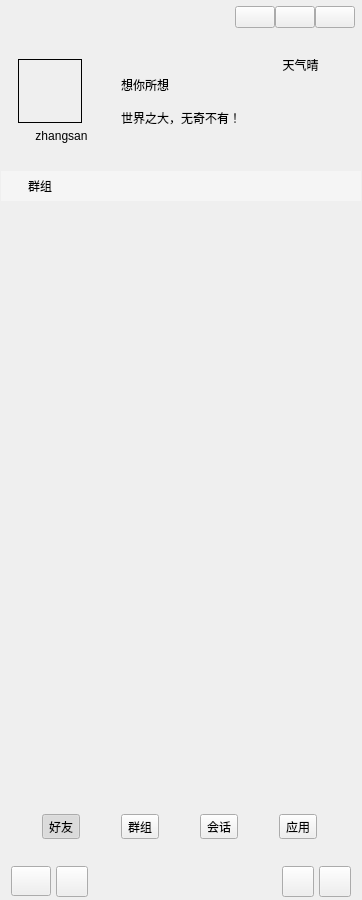
<?xml version="1.0" encoding="UTF-8"?>
<ui version="4.0">
 <class>MainWindow</class>
 <widget class="QWidget" name="MainWindow">
  <property name="geometry">
   <rect>
    <x>0</x>
    <y>0</y>
    <width>362</width>
    <height>900</height>
   </rect>
  </property>
  <property name="maximumSize">
   <size>
    <width>362</width>
    <height>16777215</height>
   </size>
  </property>
  <property name="windowTitle">
   <string>畅想聊天APP</string>
  </property>
  <property name="windowIcon">
   <iconset resource="images.qrc">
    <normaloff>:/resource/background/app.png</normaloff>:/resource/background/app.png</iconset>
  </property>
  <property name="styleSheet">
   <string notr="true"/>
  </property>
  <layout class="QVBoxLayout" name="verticalLayout">
   <property name="spacing">
    <number>0</number>
   </property>
   <property name="leftMargin">
    <number>1</number>
   </property>
   <property name="topMargin">
    <number>1</number>
   </property>
   <property name="rightMargin">
    <number>1</number>
   </property>
   <property name="bottomMargin">
    <number>1</number>
   </property>
   <item>
    <widget class="QWidget" name="widgetUserInfo" native="true">
     <property name="minimumSize">
      <size>
       <width>0</width>
       <height>170</height>
      </size>
     </property>
     <property name="maximumSize">
      <size>
       <width>16777215</width>
       <height>170</height>
      </size>
     </property>
     <layout class="QVBoxLayout" name="verticalLayout_9">
      <property name="spacing">
       <number>0</number>
      </property>
      <property name="leftMargin">
       <number>1</number>
      </property>
      <property name="topMargin">
       <number>1</number>
      </property>
      <property name="rightMargin">
       <number>1</number>
      </property>
      <property name="bottomMargin">
       <number>1</number>
      </property>
      <item>
       <widget class="QWidget" name="widgetWinBar" native="true">
        <property name="minimumSize">
         <size>
          <width>0</width>
          <height>30</height>
         </size>
        </property>
        <property name="maximumSize">
         <size>
          <width>16777215</width>
          <height>30</height>
         </size>
        </property>
        <layout class="QHBoxLayout" name="horizontalLayout_7">
         <property name="spacing">
          <number>0</number>
         </property>
         <property name="leftMargin">
          <number>0</number>
         </property>
         <property name="topMargin">
          <number>0</number>
         </property>
         <property name="rightMargin">
          <number>5</number>
         </property>
         <property name="bottomMargin">
          <number>0</number>
         </property>
         <item>
          <widget class="QLabel" name="label_9">
           <property name="minimumSize">
            <size>
             <width>30</width>
             <height>0</height>
            </size>
           </property>
           <property name="text">
            <string/>
           </property>
           <property name="pixmap">
            <pixmap resource="images.qrc">:/resource/images/robot.png</pixmap>
           </property>
          </widget>
         </item>
         <item>
          <spacer name="horizontalSpacer">
           <property name="orientation">
            <enum>Qt::Horizontal</enum>
           </property>
           <property name="sizeHint" stdset="0">
            <size>
             <width>220</width>
             <height>20</height>
            </size>
           </property>
          </spacer>
         </item>
         <item>
          <widget class="QPushButton" name="btnWinMenu">
           <property name="focusPolicy">
            <enum>Qt::NoFocus</enum>
           </property>
           <property name="text">
            <string/>
           </property>
           <property name="autoRepeatDelay">
            <number>300</number>
           </property>
           <property name="autoRepeatInterval">
            <number>100</number>
           </property>
          </widget>
         </item>
         <item>
          <widget class="QPushButton" name="btnWinMin">
           <property name="focusPolicy">
            <enum>Qt::NoFocus</enum>
           </property>
           <property name="text">
            <string/>
           </property>
           <property name="icon">
            <iconset resource="images.qrc">
             <normaloff>:/resource/common/ic_min.png</normaloff>:/resource/common/ic_min.png</iconset>
           </property>
           <property name="autoRepeatDelay">
            <number>300</number>
           </property>
           <property name="autoRepeatInterval">
            <number>100</number>
           </property>
          </widget>
         </item>
         <item>
          <widget class="QPushButton" name="btnWinClose">
           <property name="focusPolicy">
            <enum>Qt::NoFocus</enum>
           </property>
           <property name="text">
            <string/>
           </property>
           <property name="icon">
            <iconset resource="images.qrc">
             <normaloff>:/resource/common/ic_close_white.png</normaloff>:/resource/common/ic_close_white.png</iconset>
           </property>
           <property name="autoRepeatDelay">
            <number>300</number>
           </property>
           <property name="autoRepeatInterval">
            <number>100</number>
           </property>
          </widget>
         </item>
        </layout>
       </widget>
      </item>
      <item>
       <layout class="QHBoxLayout" name="horizontalLayout_8">
        <property name="spacing">
         <number>5</number>
        </property>
        <property name="leftMargin">
         <number>5</number>
        </property>
        <property name="rightMargin">
         <number>5</number>
        </property>
        <item>
         <widget class="QWidget" name="widget" native="true">
          <layout class="QVBoxLayout" name="verticalLayout_2">
           <item>
            <spacer name="verticalSpacer_4">
             <property name="orientation">
              <enum>Qt::Vertical</enum>
             </property>
             <property name="sizeHint" stdset="0">
              <size>
               <width>20</width>
               <height>40</height>
              </size>
             </property>
            </spacer>
           </item>
           <item>
            <widget class="WidgetHead" name="widgetHead" native="true">
             <property name="minimumSize">
              <size>
               <width>64</width>
               <height>64</height>
              </size>
             </property>
             <property name="maximumSize">
              <size>
               <width>64</width>
               <height>64</height>
              </size>
             </property>
             <property name="styleSheet">
              <string notr="true">border: 1px solid #000000;</string>
             </property>
             <layout class="QHBoxLayout" name="horizontalLayout_9">
              <property name="spacing">
               <number>0</number>
              </property>
              <property name="leftMargin">
               <number>0</number>
              </property>
              <property name="topMargin">
               <number>0</number>
              </property>
              <property name="rightMargin">
               <number>0</number>
              </property>
              <property name="bottomMargin">
               <number>0</number>
              </property>
             </layout>
            </widget>
           </item>
           <item>
            <widget class="QLabel" name="labelUser">
             <property name="text">
              <string>zhangsan</string>
             </property>
             <property name="alignment">
              <set>Qt::AlignCenter</set>
             </property>
            </widget>
           </item>
           <item>
            <spacer name="verticalSpacer_3">
             <property name="orientation">
              <enum>Qt::Vertical</enum>
             </property>
             <property name="sizeHint" stdset="0">
              <size>
               <width>20</width>
               <height>40</height>
              </size>
             </property>
            </spacer>
           </item>
          </layout>
         </widget>
        </item>
        <item>
         <layout class="QVBoxLayout" name="verticalLayout_7">
          <property name="spacing">
           <number>15</number>
          </property>
          <item>
           <spacer name="verticalSpacer_2">
            <property name="orientation">
             <enum>Qt::Vertical</enum>
            </property>
            <property name="sizeHint" stdset="0">
             <size>
              <width>20</width>
              <height>40</height>
             </size>
            </property>
           </spacer>
          </item>
          <item>
           <widget class="QLabel" name="labelUserName">
            <property name="text">
             <string>想你所想</string>
            </property>
           </widget>
          </item>
          <item>
           <widget class="QLabel" name="labelUserMask">
            <property name="text">
             <string>世界之大，无奇不有！</string>
            </property>
           </widget>
          </item>
          <item>
           <spacer name="verticalSpacer">
            <property name="orientation">
             <enum>Qt::Vertical</enum>
            </property>
            <property name="sizeHint" stdset="0">
             <size>
              <width>20</width>
              <height>40</height>
             </size>
            </property>
           </spacer>
          </item>
         </layout>
        </item>
        <item>
         <layout class="QVBoxLayout" name="verticalLayout_8">
          <item>
           <widget class="QLabel" name="label_10">
            <property name="text">
             <string>天气晴</string>
            </property>
            <property name="alignment">
             <set>Qt::AlignCenter</set>
            </property>
           </widget>
          </item>
          <item>
           <widget class="QLabel" name="label_12">
            <property name="text">
             <string/>
            </property>
            <property name="alignment">
             <set>Qt::AlignCenter</set>
            </property>
           </widget>
          </item>
         </layout>
        </item>
       </layout>
      </item>
     </layout>
    </widget>
   </item>
   <item>
    <widget class="AnimationStackedWidget" name="GCStackedWidget">
     <property name="styleSheet">
      <string notr="true"/>
     </property>
     <property name="currentIndex">
      <number>1</number>
     </property>
     <widget class="QWidget" name="page2">
      <layout class="QVBoxLayout" name="verticalLayout_4">
       <property name="spacing">
        <number>0</number>
       </property>
       <property name="leftMargin">
        <number>0</number>
       </property>
       <property name="topMargin">
        <number>0</number>
       </property>
       <property name="rightMargin">
        <number>0</number>
       </property>
       <property name="bottomMargin">
        <number>0</number>
       </property>
       <item>
        <widget class="QWidget" name="widgetFrindT" native="true">
         <property name="maximumSize">
          <size>
           <width>16777215</width>
           <height>30</height>
          </size>
         </property>
         <property name="styleSheet">
          <string notr="true">QWidget#widgetFrindT  {
	background-color: #5AFFFFFF;
}</string>
         </property>
         <layout class="QHBoxLayout" name="horizontalLayout_3" stretch="0,1">
          <property name="spacing">
           <number>10</number>
          </property>
          <property name="leftMargin">
           <number>10</number>
          </property>
          <property name="topMargin">
           <number>0</number>
          </property>
          <property name="rightMargin">
           <number>0</number>
          </property>
          <property name="bottomMargin">
           <number>0</number>
          </property>
          <item>
           <widget class="QLabel" name="label_3">
            <property name="text">
             <string/>
            </property>
            <property name="pixmap">
             <pixmap resource="images.qrc">:/resource/images/ic_user.png</pixmap>
            </property>
            <property name="scaledContents">
             <bool>false</bool>
            </property>
           </widget>
          </item>
          <item>
           <widget class="QLabel" name="label_4">
            <property name="text">
             <string>联系人</string>
            </property>
           </widget>
          </item>
         </layout>
        </widget>
       </item>
       <item>
        <widget class="QQListWidget" name="frindListWidget" native="true"/>
       </item>
      </layout>
     </widget>
     <widget class="QWidget" name="page3">
      <layout class="QVBoxLayout" name="verticalLayout_3">
       <property name="spacing">
        <number>0</number>
       </property>
       <property name="leftMargin">
        <number>0</number>
       </property>
       <property name="topMargin">
        <number>0</number>
       </property>
       <property name="rightMargin">
        <number>0</number>
       </property>
       <property name="bottomMargin">
        <number>0</number>
       </property>
       <item>
        <widget class="QWidget" name="widgetGroupT" native="true">
         <property name="maximumSize">
          <size>
           <width>16777215</width>
           <height>30</height>
          </size>
         </property>
         <property name="styleSheet">
          <string notr="true">QWidget#widgetGroupT  {
	background-color: #5AFFFFFF;
}</string>
         </property>
         <layout class="QHBoxLayout" name="horizontalLayout_4" stretch="0,1">
          <property name="spacing">
           <number>10</number>
          </property>
          <property name="leftMargin">
           <number>10</number>
          </property>
          <property name="topMargin">
           <number>0</number>
          </property>
          <property name="rightMargin">
           <number>0</number>
          </property>
          <property name="bottomMargin">
           <number>0</number>
          </property>
          <item>
           <widget class="QLabel" name="label_5">
            <property name="text">
             <string/>
            </property>
            <property name="pixmap">
             <pixmap resource="images.qrc">:/resource/images/ic_group.png</pixmap>
            </property>
            <property name="scaledContents">
             <bool>false</bool>
            </property>
           </widget>
          </item>
          <item>
           <widget class="QLabel" name="label_6">
            <property name="text">
             <string>群组</string>
            </property>
           </widget>
          </item>
         </layout>
        </widget>
       </item>
       <item>
        <widget class="QQListWidget" name="groupListWidget" native="true"/>
       </item>
      </layout>
     </widget>
     <widget class="QWidget" name="page">
      <layout class="QVBoxLayout" name="verticalLayout_10">
       <property name="spacing">
        <number>0</number>
       </property>
       <property name="leftMargin">
        <number>0</number>
       </property>
       <property name="topMargin">
        <number>0</number>
       </property>
       <property name="rightMargin">
        <number>0</number>
       </property>
       <property name="bottomMargin">
        <number>0</number>
       </property>
       <item>
        <widget class="QWidget" name="widgetConVT" native="true">
         <property name="maximumSize">
          <size>
           <width>16777215</width>
           <height>30</height>
          </size>
         </property>
         <property name="styleSheet">
          <string notr="true">QWidget#widgetConVT  {
	background-color: #5AFFFFFF;
}</string>
         </property>
         <layout class="QHBoxLayout" name="horizontalLayout_2" stretch="0,1">
          <property name="spacing">
           <number>10</number>
          </property>
          <property name="leftMargin">
           <number>10</number>
          </property>
          <property name="topMargin">
           <number>0</number>
          </property>
          <property name="rightMargin">
           <number>0</number>
          </property>
          <property name="bottomMargin">
           <number>0</number>
          </property>
          <item>
           <widget class="QLabel" name="label">
            <property name="text">
             <string/>
            </property>
            <property name="pixmap">
             <pixmap resource="images.qrc">:/resource/images/ic_chat.png</pixmap>
            </property>
            <property name="scaledContents">
             <bool>false</bool>
            </property>
           </widget>
          </item>
          <item>
           <widget class="QLabel" name="label_2">
            <property name="text">
             <string>会话</string>
            </property>
           </widget>
          </item>
         </layout>
        </widget>
       </item>
       <item>
        <widget class="QQListWidget" name="convationListWidget" native="true"/>
       </item>
      </layout>
     </widget>
     <widget class="QWidget" name="page_2">
      <layout class="QVBoxLayout" name="verticalLayout_6">
       <property name="spacing">
        <number>0</number>
       </property>
       <property name="leftMargin">
        <number>0</number>
       </property>
       <property name="topMargin">
        <number>0</number>
       </property>
       <property name="rightMargin">
        <number>0</number>
       </property>
       <property name="bottomMargin">
        <number>0</number>
       </property>
       <item>
        <widget class="QWidget" name="widgetApply" native="true">
         <property name="maximumSize">
          <size>
           <width>16777215</width>
           <height>30</height>
          </size>
         </property>
         <property name="styleSheet">
          <string notr="true">QWidget#widgetApply  {
	background-color: #5AFFFFFF;
}</string>
         </property>
         <layout class="QHBoxLayout" name="horizontalLayout_6" stretch="0,1">
          <property name="spacing">
           <number>10</number>
          </property>
          <property name="leftMargin">
           <number>10</number>
          </property>
          <property name="topMargin">
           <number>0</number>
          </property>
          <property name="rightMargin">
           <number>0</number>
          </property>
          <property name="bottomMargin">
           <number>0</number>
          </property>
          <item>
           <widget class="QLabel" name="label_7">
            <property name="text">
             <string/>
            </property>
            <property name="pixmap">
             <pixmap resource="images.qrc">:/resource/images/ic_app.png</pixmap>
            </property>
            <property name="scaledContents">
             <bool>false</bool>
            </property>
           </widget>
          </item>
          <item>
           <widget class="QLabel" name="label_8">
            <property name="text">
             <string>应用</string>
            </property>
           </widget>
          </item>
         </layout>
        </widget>
       </item>
       <item>
        <widget class="QQListWidget" name="widget_5" native="true"/>
       </item>
      </layout>
     </widget>
    </widget>
   </item>
   <item>
    <widget class="QWidget" name="widgetBottom" native="true">
     <property name="minimumSize">
      <size>
       <width>0</width>
       <height>110</height>
      </size>
     </property>
     <property name="maximumSize">
      <size>
       <width>16777215</width>
       <height>110</height>
      </size>
     </property>
     <layout class="QVBoxLayout" name="verticalLayout_5">
      <property name="spacing">
       <number>0</number>
      </property>
      <property name="leftMargin">
       <number>0</number>
      </property>
      <property name="topMargin">
       <number>0</number>
      </property>
      <property name="rightMargin">
       <number>0</number>
      </property>
      <property name="bottomMargin">
       <number>0</number>
      </property>
      <item>
       <widget class="QWidget" name="widgetButtons" native="true">
        <property name="minimumSize">
         <size>
          <width>0</width>
          <height>65</height>
         </size>
        </property>
        <layout class="QHBoxLayout" name="horizontalLayout">
         <property name="spacing">
          <number>0</number>
         </property>
         <property name="leftMargin">
          <number>0</number>
         </property>
         <property name="topMargin">
          <number>0</number>
         </property>
         <property name="rightMargin">
          <number>0</number>
         </property>
         <property name="bottomMargin">
          <number>0</number>
         </property>
         <item>
          <widget class="QToolButton" name="btnFrind">
           <property name="text">
            <string>好友</string>
           </property>
           <property name="icon">
            <iconset resource="images.qrc">
             <normaloff>:/resource/images/contacts.png</normaloff>:/resource/images/contacts.png</iconset>
           </property>
           <property name="iconSize">
            <size>
             <width>24</width>
             <height>24</height>
            </size>
           </property>
           <property name="checkable">
            <bool>true</bool>
           </property>
           <property name="checked">
            <bool>true</bool>
           </property>
           <property name="autoRepeatDelay">
            <number>300</number>
           </property>
           <property name="autoRepeatInterval">
            <number>100</number>
           </property>
           <property name="toolButtonStyle">
            <enum>Qt::ToolButtonTextUnderIcon</enum>
           </property>
          </widget>
         </item>
         <item>
          <widget class="QToolButton" name="btnGroup">
           <property name="text">
            <string>群组</string>
           </property>
           <property name="icon">
            <iconset resource="images.qrc">
             <normaloff>:/resource/images/group_normal.png</normaloff>:/resource/images/group_normal.png</iconset>
           </property>
           <property name="iconSize">
            <size>
             <width>24</width>
             <height>24</height>
            </size>
           </property>
           <property name="checkable">
            <bool>true</bool>
           </property>
           <property name="autoRepeatDelay">
            <number>300</number>
           </property>
           <property name="autoRepeatInterval">
            <number>100</number>
           </property>
           <property name="toolButtonStyle">
            <enum>Qt::ToolButtonTextUnderIcon</enum>
           </property>
          </widget>
         </item>
         <item>
          <widget class="QToolButton" name="btnConversation">
           <property name="toolTip">
            <string>会话</string>
           </property>
           <property name="text">
            <string>会话</string>
           </property>
           <property name="icon">
            <iconset resource="images.qrc">
             <normaloff>:/resource/images/conversation_normal.png</normaloff>:/resource/images/conversation_normal.png</iconset>
           </property>
           <property name="iconSize">
            <size>
             <width>24</width>
             <height>24</height>
            </size>
           </property>
           <property name="checkable">
            <bool>true</bool>
           </property>
           <property name="checked">
            <bool>false</bool>
           </property>
           <property name="autoRepeatDelay">
            <number>300</number>
           </property>
           <property name="autoRepeatInterval">
            <number>100</number>
           </property>
           <property name="toolButtonStyle">
            <enum>Qt::ToolButtonTextUnderIcon</enum>
           </property>
          </widget>
         </item>
         <item>
          <widget class="QToolButton" name="btnApplay">
           <property name="toolTip">
            <string>应用</string>
           </property>
           <property name="text">
            <string>应用</string>
           </property>
           <property name="icon">
            <iconset resource="images.qrc">
             <normaloff>:/resource/images/applay.png</normaloff>:/resource/images/applay.png</iconset>
           </property>
           <property name="iconSize">
            <size>
             <width>24</width>
             <height>24</height>
            </size>
           </property>
           <property name="checkable">
            <bool>true</bool>
           </property>
           <property name="checked">
            <bool>false</bool>
           </property>
           <property name="autoRepeatDelay">
            <number>300</number>
           </property>
           <property name="autoRepeatInterval">
            <number>100</number>
           </property>
           <property name="toolButtonStyle">
            <enum>Qt::ToolButtonTextUnderIcon</enum>
           </property>
          </widget>
         </item>
        </layout>
       </widget>
      </item>
      <item>
       <widget class="QWidget" name="widgetMenu" native="true">
        <property name="minimumSize">
         <size>
          <width>0</width>
          <height>35</height>
         </size>
        </property>
        <property name="maximumSize">
         <size>
          <width>16777215</width>
          <height>35</height>
         </size>
        </property>
        <layout class="QHBoxLayout" name="horizontalLayout_5">
         <property name="spacing">
          <number>5</number>
         </property>
         <property name="leftMargin">
          <number>10</number>
         </property>
         <property name="topMargin">
          <number>2</number>
         </property>
         <property name="rightMargin">
          <number>10</number>
         </property>
         <property name="bottomMargin">
          <number>2</number>
         </property>
         <item>
          <widget class="QPushButton" name="btnSysMenu">
           <property name="minimumSize">
            <size>
             <width>0</width>
             <height>30</height>
            </size>
           </property>
           <property name="toolTip">
            <string>系统菜单</string>
           </property>
           <property name="text">
            <string/>
           </property>
           <property name="icon">
            <iconset resource="images.qrc">
             <normaloff>:/resource/common/ic_sysmen.png</normaloff>:/resource/common/ic_sysmen.png</iconset>
           </property>
           <property name="iconSize">
            <size>
             <width>24</width>
             <height>24</height>
            </size>
           </property>
           <property name="autoRepeatDelay">
            <number>300</number>
           </property>
           <property name="autoRepeatInterval">
            <number>100</number>
           </property>
          </widget>
         </item>
         <item>
          <widget class="QToolButton" name="tbtnAddUser">
           <property name="minimumSize">
            <size>
             <width>0</width>
             <height>30</height>
            </size>
           </property>
           <property name="toolTip">
            <string>添加好友</string>
           </property>
           <property name="text">
            <string/>
           </property>
           <property name="icon">
            <iconset resource="images.qrc">
             <normaloff>:/resource/common/ic_user_add.png</normaloff>:/resource/common/ic_user_add.png</iconset>
           </property>
           <property name="iconSize">
            <size>
             <width>24</width>
             <height>24</height>
            </size>
           </property>
           <property name="autoRepeatDelay">
            <number>300</number>
           </property>
           <property name="autoRepeatInterval">
            <number>100</number>
           </property>
          </widget>
         </item>
         <item>
          <spacer name="horizontalSpacer_2">
           <property name="orientation">
            <enum>Qt::Horizontal</enum>
           </property>
           <property name="sizeHint" stdset="0">
            <size>
             <width>40</width>
             <height>20</height>
            </size>
           </property>
          </spacer>
         </item>
         <item>
          <widget class="QToolButton" name="tbtnWeather">
           <property name="minimumSize">
            <size>
             <width>0</width>
             <height>30</height>
            </size>
           </property>
           <property name="toolTip">
            <string>天气查询</string>
           </property>
           <property name="text">
            <string/>
           </property>
           <property name="icon">
            <iconset resource="images.qrc">
             <normaloff>:/resource/common/ic_weather.png</normaloff>:/resource/common/ic_weather.png</iconset>
           </property>
           <property name="iconSize">
            <size>
             <width>24</width>
             <height>24</height>
            </size>
           </property>
           <property name="autoRepeatDelay">
            <number>300</number>
           </property>
           <property name="autoRepeatInterval">
            <number>100</number>
           </property>
          </widget>
         </item>
         <item>
          <widget class="QToolButton" name="tbtnCalendar">
           <property name="minimumSize">
            <size>
             <width>0</width>
             <height>30</height>
            </size>
           </property>
           <property name="toolTip">
            <string>日历</string>
           </property>
           <property name="text">
            <string/>
           </property>
           <property name="icon">
            <iconset resource="images.qrc">
             <normaloff>:/resource/common/ic_calendar.png</normaloff>:/resource/common/ic_calendar.png</iconset>
           </property>
           <property name="iconSize">
            <size>
             <width>24</width>
             <height>24</height>
            </size>
           </property>
           <property name="autoRepeatDelay">
            <number>300</number>
           </property>
           <property name="autoRepeatInterval">
            <number>100</number>
           </property>
          </widget>
         </item>
        </layout>
       </widget>
      </item>
     </layout>
    </widget>
   </item>
  </layout>
 </widget>
 <layoutdefault spacing="6" margin="11"/>
 <customwidgets>
  <customwidget>
   <class>QQListWidget</class>
   <extends>QWidget</extends>
   <header>qqlist/qqlistwidget.h</header>
   <container>1</container>
  </customwidget>
  <customwidget>
   <class>WidgetHead</class>
   <extends>QWidget</extends>
   <header location="global">widgethead.h</header>
   <container>1</container>
  </customwidget>
  <customwidget>
   <class>AnimationStackedWidget</class>
   <extends>QStackedWidget</extends>
   <header>animationstackedwidget.h</header>
   <container>1</container>
  </customwidget>
 </customwidgets>
 <resources>
  <include location="images.qrc"/>
 </resources>
 <connections>
  <connection>
   <sender>btnWinMin</sender>
   <signal>clicked()</signal>
   <receiver>MainWindow</receiver>
   <slot>showMinimized()</slot>
   <hints>
    <hint type="sourcelabel">
     <x>265</x>
     <y>13</y>
    </hint>
    <hint type="destinationlabel">
     <x>330</x>
     <y>81</y>
    </hint>
   </hints>
  </connection>
  <connection>
   <sender>btnWinClose</sender>
   <signal>clicked()</signal>
   <receiver>MainWindow</receiver>
   <slot>hide()</slot>
   <hints>
    <hint type="sourcelabel">
     <x>288</x>
     <y>17</y>
    </hint>
    <hint type="destinationlabel">
     <x>399</x>
     <y>54</y>
    </hint>
   </hints>
  </connection>
 </connections>
</ui>
